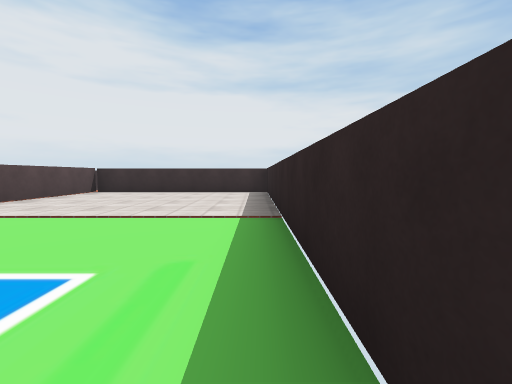
[1] (above)

12 first-person views from a walk through a Unity game level. The camera is 1.2 m above the floor, tilts 4° down and sees 90° across. The floor is counted in squares, 2 m on a side. Each view is taken from the middle of a square. On the plan, view 1 faces up. The plan holds only what a view shows up to about 9 squares ahead; the rest is blank. The place goes on beyond the plan. Some surface patterns are stand-ins.

[2]
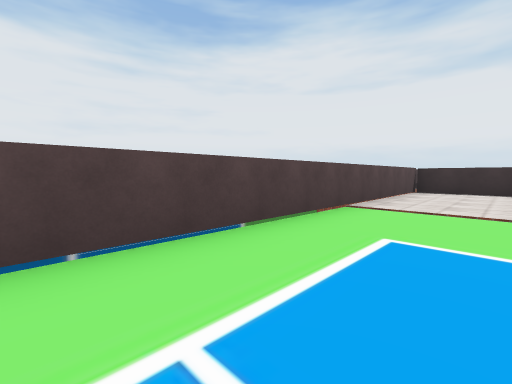

[3]
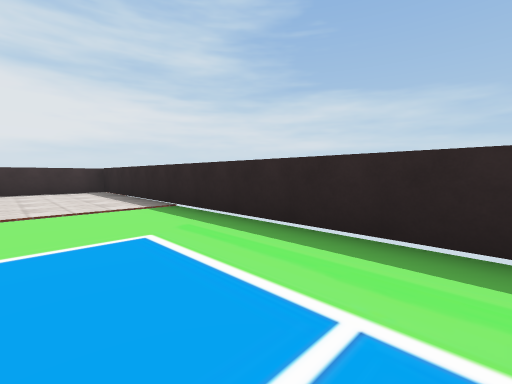

[4]
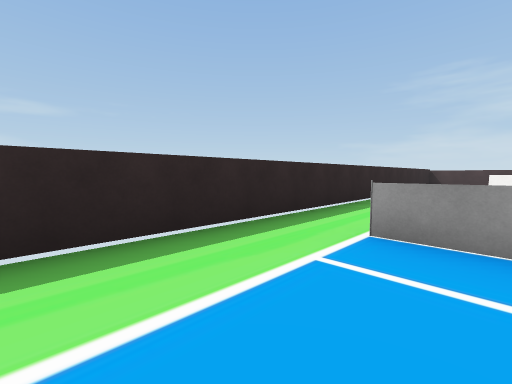

[5]
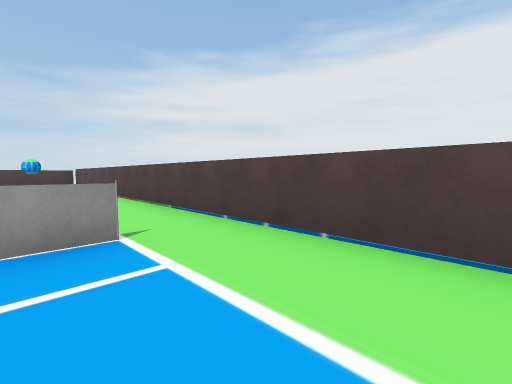

[6]
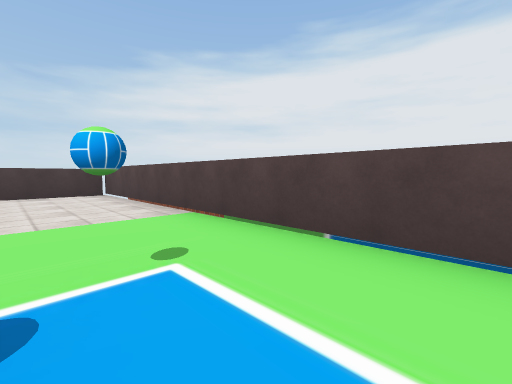

[7]
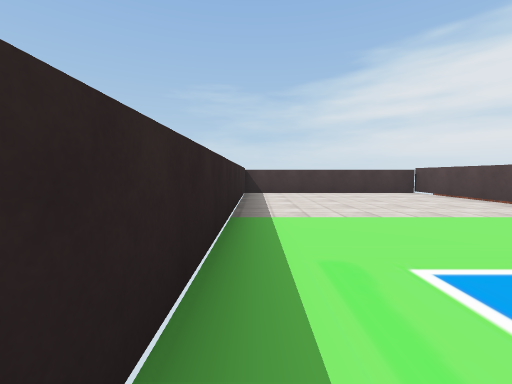

[8]
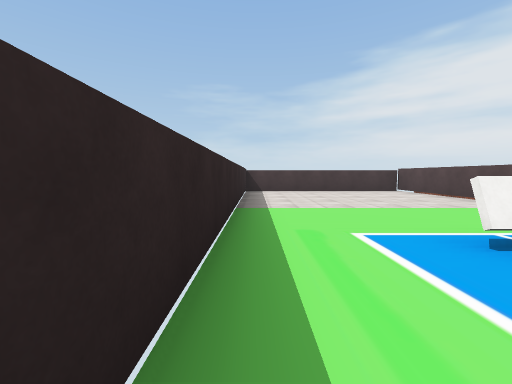

[9]
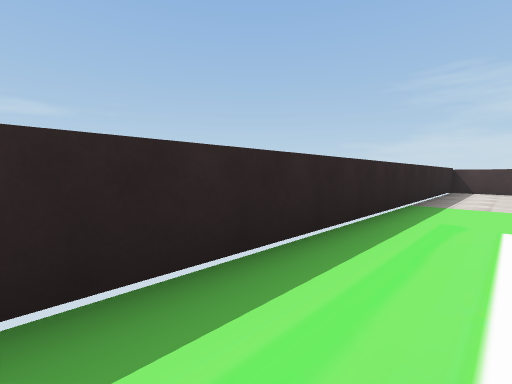

[10]
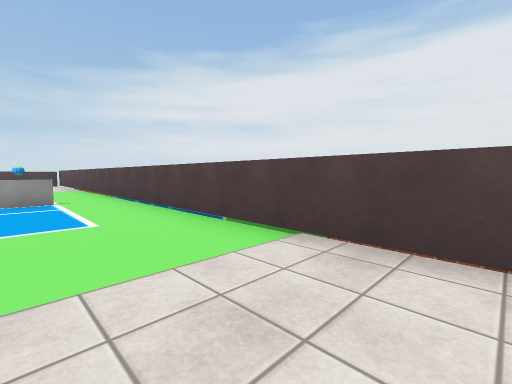

[11]
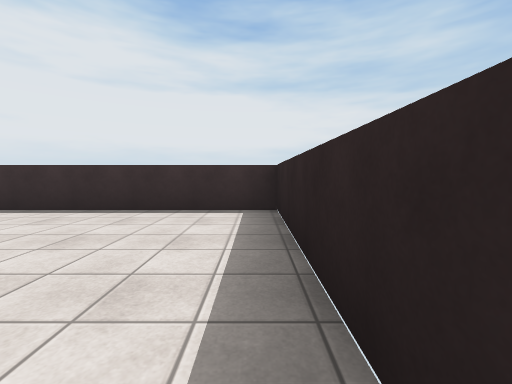

[12]
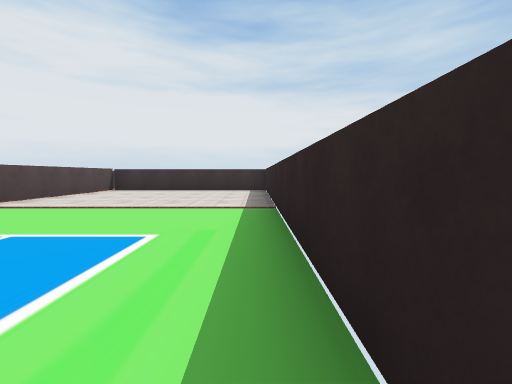

### Floor plan
Ten units are one square. View 1 is at (0, 0); x grows to the right and y downward. Boxes are objects, and circles mark ways between rooms. Rooms are numbered by the first view taken in them; rooms with no view inside come last. Other rooms are left out.
<svg viewBox="-56 -87 65 204">
<path fill="none" stroke="#000" d="M4 25 4 -82 -51 -82 -51 25M-38 15 -10 15M-51 25 -51 112 4 112 4 25"/>
<rect x="-25" y="35" width="10" height="10" fill="#bbb"><title>other object</title></rect>
<circle cx="-45" cy="20" r="3" fill="#2a7"/>
<circle cx="-5" cy="20" r="3" fill="#2a7"/>
<text x="-30" y="-30">1</text>
<text x="-30" y="70">2</text>
</svg>
Room 1 opens to room 2.

Where each view was taken, in squares from view 1:
view 1: 0 up, 0 right, facing up
view 2: 1 down, 3 left, facing up-left
view 3: 1 down, 2 left, facing up-right
view 4: 1 up, 2 left, facing down-right
view 5: 1 up, 3 left, facing down-left
view 6: 3 down, 3 left, facing down-left
view 7: 3 down, 0 right, facing down
view 8: 2 down, 0 right, facing down
view 9: 1 down, 1 left, facing down-right
view 10: 5 up, 3 left, facing down-left
view 11: 4 up, 0 right, facing up
view 12: 1 down, 0 right, facing up
